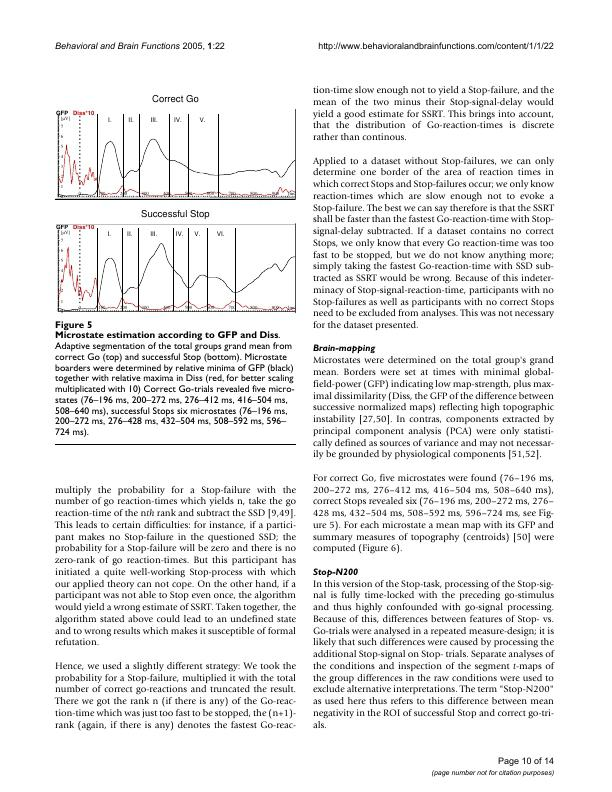
#> input picture dataset/images/train/1026.jpg, 612 x 792 px; its folder holds 4 pictures in this run
$ jupyter execute Untitled.ipynb
#> lines starting #> are read from the running program, lines starting #| are printed output that depends on the picture; after the words box and inside, x2 and y2 are one past the last pixel; in counts of white or black regions, pixels touching at a corner belong together
[cell 1]
import os
import cv2
import pickle

IMAGE_DIR = "../dataset/images/train"
LABEL_DIR = "../dataset/labels/train"

OUTPUT_FILE = "ground_truth.pkl"

image_files = sorted([
    f for f in os.listdir(IMAGE_DIR)
    if f.endswith(".jpg")
])

print(f"Total Images : {len(image_files)}")

ground_truth_data = {}

for index, image_name in enumerate(image_files):

    image_path = os.path.join(IMAGE_DIR, image_name)

    image = cv2.imread(image_path)
#> image is the input picture: shape (792, 612, 3); mean B, G, R 236.2, 236.2, 236.3

    if image is None:
        print(f"Could not read {image_name}")
        continue

    img_h, img_w = image.shape[:2]
#> img_h = 792; img_w = 612

    label_file = image_name.replace(".jpg", ".txt")
    label_path = os.path.join(LABEL_DIR, label_file)

    objects = []

    if os.path.exists(label_path):

        with open(label_path, "r") as f:

            for line in f:

                values = line.strip().split()

                class_id = int(values[0])

                x_center = float(values[1])
                y_center = float(values[2])
                width = float(values[3])
                height = float(values[4])

                x1 = int((x_center - width / 2) * img_w)
                y1 = int((y_center - height / 2) * img_h)

                x2 = int((x_center + width / 2) * img_w)
                y2 = int((y_center + height / 2) * img_h)

                objects.append({
                    "class": class_id,
                    "bbox": [x1, y1, x2, y2]
                })

    ground_truth_data[image_name] = {
        "width": img_w,
        "height": img_h,
        "objects": objects
    }

    print(
        f"[{index+1}/{len(image_files)}] "
        f"{image_name} --> {len(objects)} objects"
    )

with open(OUTPUT_FILE, "wb") as f:
    pickle.dump(ground_truth_data, f)

print("\nGround truth saved successfully.")
print(f"Output File : {OUTPUT_FILE}")
sample_image = image_files[0]

image = cv2.imread(os.path.join(IMAGE_DIR, sample_image))

class_names = {
    0: "Text",
    1: "Title",
    2: "List",
    3: "Table",
    4: "Figure"
}

for obj in ground_truth_data[sample_image]["objects"]:

    x1, y1, x2, y2 = obj["bbox"]

    cv2.rectangle(
        image,
        (x1, y1),
        (x2, y2),
        (0, 255, 0),
        2
    )

    cv2.putText(
        image,
        class_names[obj["class"]],
        (x1, y1 - 5),
        cv2.FONT_HERSHEY_SIMPLEX,
        0.5,
        (0, 0, 255),
        2
    )
#> this loop made 0 passes

cv2.imshow("Ground Truth", image)
cv2.waitKey(0)
cv2.destroyAllWindows()

[cell 2]
import os
import cv2
import pickle

IMAGE_DIR = "dataset/images/train"
OUTPUT_FILE = "region_proposals.pkl"

ss = cv2.ximgproc.segmentation.createSelectiveSearchSegmentation()

image_files = sorted([
    f for f in os.listdir(IMAGE_DIR)
    if f.endswith(".jpg")
])
#> image_files = ['1026.jpg', '1030.jpg', '1034.jpg', '1093.jpg']

print(f"Total Images : {len(image_files)}")
#| Total Images : 4

all_region_proposals = {}
for index, image_name in enumerate(image_files):

    image_path = os.path.join(IMAGE_DIR, image_name)

    image = cv2.imread(image_path)

    if image is None:
        print(f"Could not read {image_name}")
        continue

    ss.setBaseImage(image)
    ss.switchToSelectiveSearchFast()
    rects = ss.process()

    proposals = []

    for (x, y, w, h) in rects:

        proposals.append({
            "x": int(x),
            "y": int(y),
            "width": int(w),
            "height": int(h)
        })
#> this loop made 3379 passes
#> (x, y, w, h) on passes 1 to 3: (189, 277, 17, 33), (461, 250, 25, 9), (137, 227, 36, 83)
#> after the loop, proposals = 3379 items

    all_region_proposals[image_name] = proposals

    print(
        f"[{index+1}/{len(image_files)}] "
        f"{image_name} --> {len(proposals)} proposals"
    )
#| [1/4] 1026.jpg --> 3379 proposals
with open(OUTPUT_FILE, "wb") as f:
    pickle.dump(all_region_proposals, f)

print("\nRegion proposals saved successfully.")
print(f"Output File : {OUTPUT_FILE}")
first_image = image_files[0]
#> first_image = '1026.jpg'

image = cv2.imread(os.path.join(IMAGE_DIR, first_image))

output = image.copy()

for proposal in all_region_proposals[first_image][:100]:

    x = proposal["x"]
    y = proposal["y"]
    w = proposal["width"]
    h = proposal["height"]

    cv2.rectangle(
        output,
        (x, y),
        (x + w, y + h),
        (0, 255, 0),
        1
    )
#> this loop made 100 passes
#> (x, y, w, h) on passes 1 to 12: (189, 277, 17, 33), (461, 250, 25, 9), (137, 227, 36, 83), (311, 79, 250, 66), (54, 557, 19, 7), (439, 402, 40, 12), (75, 520, 23, 9), (282, 661, 16, 9), (56, 443, 239, 1), (414, 391, 17, 10), (421, 39, 122, 10), (81, 402, 84, 31)
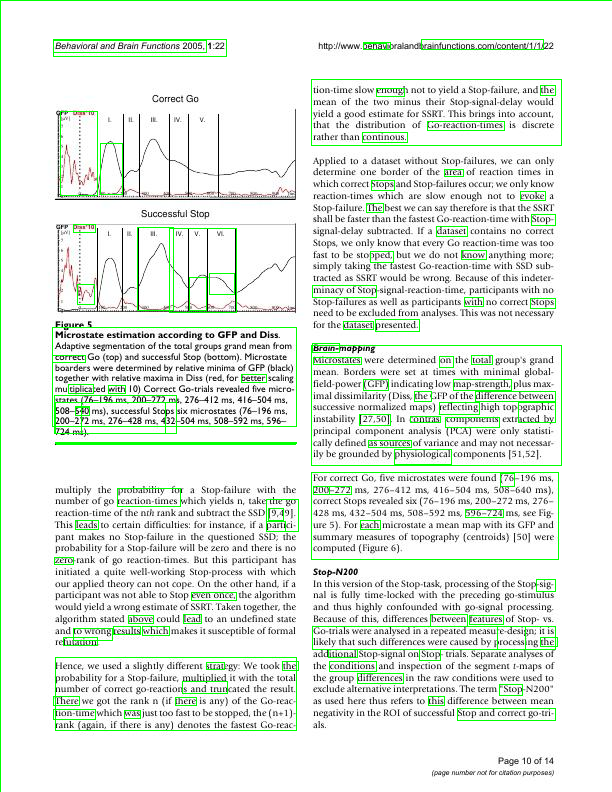
#> output: shape (792, 612, 3); 3.06% of pixels changed, all inside (x1, y1, x2, y2) = (0, 0, 612, 792)

cv2.imshow("Selective Search - First 100 Proposals", output)
cv2.waitKey(0)
cv2.destroyAllWindows()
